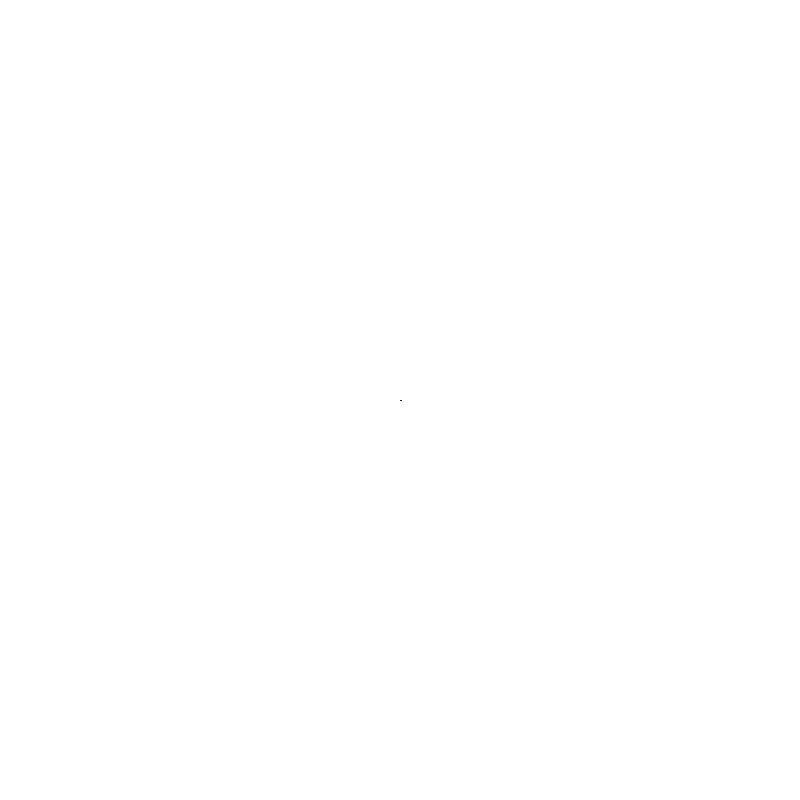
Frame 1 (no input)
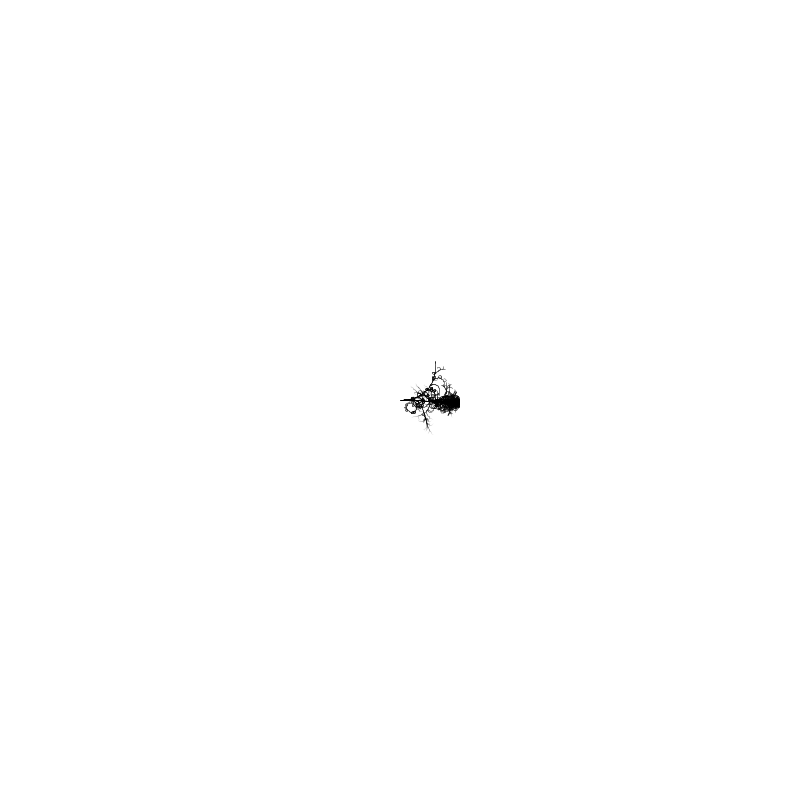
Frame 60 (the mouse pressed at the canvas centre just before this capture)
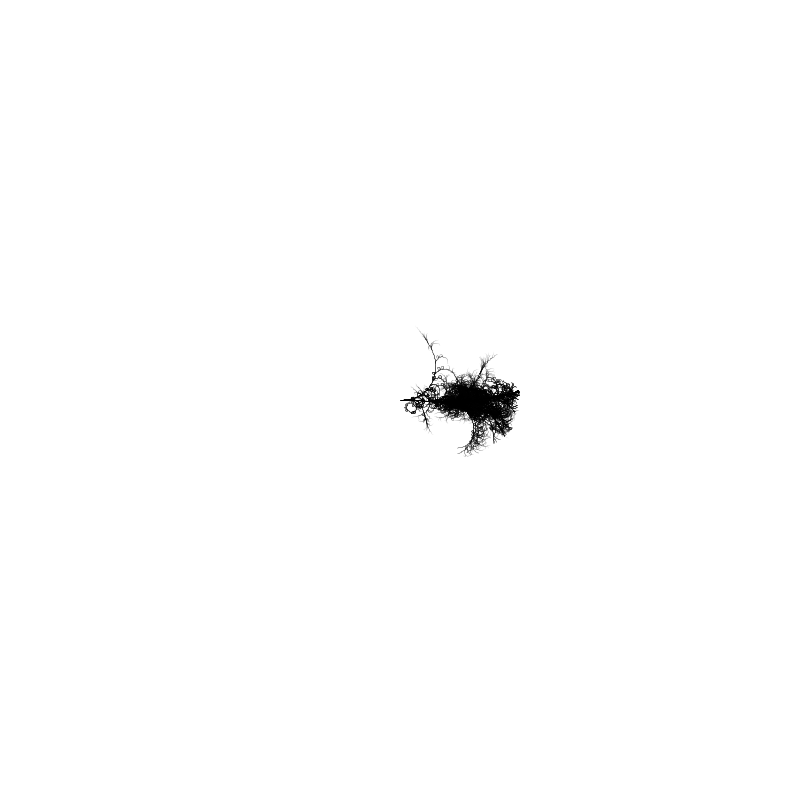
Frame 120 (the mouse held since frame 60 and released just before this capture)

The Processing sketch that drew these frames (run headless with seeded random() and noise(); from frame 60 on, the mouse is pressed at the canvas centre):

// Processing sketch: curly2
// ── curly2.pde

ArrayList pens = new ArrayList();
ArrayList kill = new ArrayList();


float pi2 = 2*(float)Math.PI; //precalculate this

void setup() {
  size(800, 800);
  background(255,255,255);
  smooth();
  colorMode(RGB, 255, 255, 255, 1.0);
  pens.add(new Loopy(new PVector(400,400), new PVector(0,0), new PVector(0.01, 0),
                      0, 0.05, 1.0, 0.0));
                 
}

class Loopy {
  PVector pos;
  PVector noisePos;
  PVector dNoisePos;
  
  float angle;
  float jitter;
  
  float life = 1.0;
  float decay = 0.0;
  
  Loopy(PVector posInit, PVector noisePosInit, PVector dNoisePosInit,
        float angleInit, float jitterInit,
        float lifeInit, float decayInit) {
    pos = posInit; noisePos = noisePosInit; dNoisePos = dNoisePosInit;
    angle = angleInit; jitter = jitterInit;
    life = lifeInit; decay = decayInit;
  }
 
  void move() {
    noisePos.add(dNoisePos);
    float dAngle = (noise(noisePos.x, noisePos.y) - 0.5) * jitter;
    angle += dAngle;
    
    //normalise the angle
    while(angle >= Math.PI) { angle -= pi2; };
    while(angle < -Math.PI) { angle += pi2; };
    
    life -= decay;
    if(life <= 0) die();
    
    float x2 = pos.x + (float) Math.cos(angle);
    float y2 = pos.y + (float) Math.sin(angle);
    
    stroke(0,0,0,life);
    line(pos.x, pos.y, x2, y2);
    pos.set(x2,y2,0); 
    
    //make more pens?
    if(-0.3 <= dAngle && dAngle < 0.3 && random(1.0) > 0.8) {
      pens.add(new Loopy(new PVector(pos.x, pos.y),
               new PVector(noisePos.x, noisePos.y), new PVector(random(-0.01, 0.01),
                                                                random(-0.01, 0.01)),
               angle, jitter * -5, life, decay + 0.01));
      println("NEW PEN MADE!");
    }
  } 
  
  void die() {
    kill.add(this);
  }
}

void draw() {
    int n = pens.size(); //could get bigger
    for(int i = 0; i < n; i++) { ((Loopy)pens.get(i)).move(); }
    for(int i = 0; i < kill.size(); i++) {
      pens.remove(kill.get(i));
    }
    kill.clear();    
}

void keyPressed() {
  save("dump"+hour()+minute()+second()+".png");
  println("Saved!");
}
